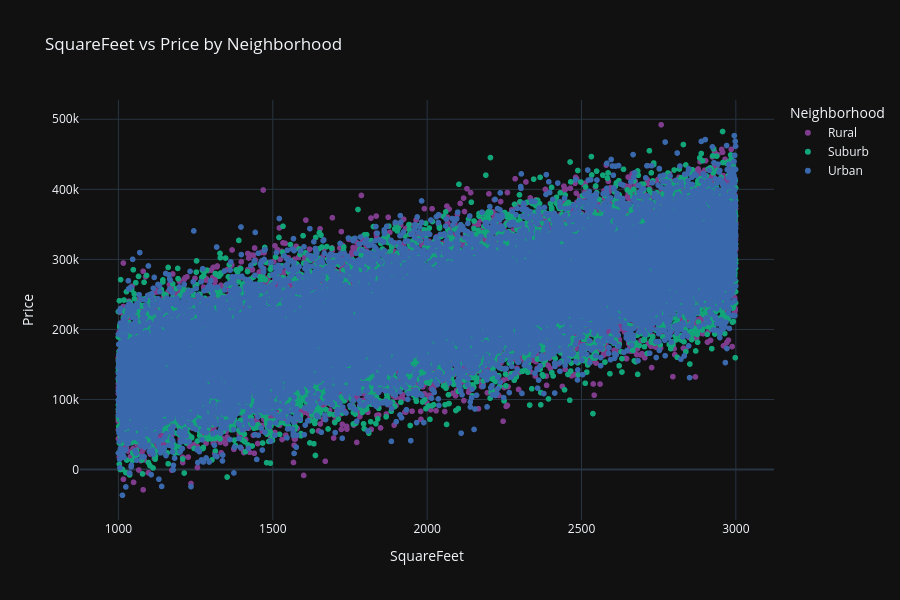

The notebook cell saved with this chart:
### Markdown cell above
### 3.4 Scatter Plots: Features vs Price

### Code cell
# SquareFeet vs Price by Neighborhood
fig = px.scatter(housing_data, x='SquareFeet', y='Price', color='Neighborhood', title='SquareFeet vs Price by Neighborhood',
                 hover_data=['Bedrooms', 'Bathrooms', 'YearBuilt'], color_discrete_sequence=px.colors.qualitative.Bold)
fig.update_layout(height=600)
fig.show()

### Figure 1 — Plotly figure (JSON) as saved in the notebook; plotly's stock layout.template omitted (floating-point values rounded to 4 significant figures; data arrays with more than 128 entries replaced by an {"elided": "..."} marker saying what was removed)
{"data": [{"customdata": {"elided": "16676x3 int values"}, "hovertemplate": "Neighborhood=Rural<br>SquareFeet=%{x}<br>Price=%{y}<br>Bedrooms=%{customdata[0]}<br>Bathrooms=%{customdata[1]}<br>YearBuilt=%{customdata[2]}<extra></extra>", "legendgroup": "Rural", "marker": {"color": "rgb(127, 60, 141)", "symbol": "circle"}, "mode": "markers", "name": "Rural", "showlegend": true, "type": "scattergl", "x": {"elided": "16676 int values"}, "xaxis": "x", "y": {"elided": "16676 float values"}, "yaxis": "y"}, {"customdata": {"elided": "16721x3 int values"}, "hovertemplate": "Neighborhood=Suburb<br>SquareFeet=%{x}<br>Price=%{y}<br>Bedrooms=%{customdata[0]}<br>Bathrooms=%{customdata[1]}<br>YearBuilt=%{customdata[2]}<extra></extra>", "legendgroup": "Suburb", "marker": {"color": "rgb(17, 165, 121)", "symbol": "circle"}, "mode": "markers", "name": "Suburb", "showlegend": true, "type": "scattergl", "x": {"elided": "16721 int values"}, "xaxis": "x", "y": {"elided": "16721 float values"}, "yaxis": "y"}, {"customdata": {"elided": "16603x3 int values"}, "hovertemplate": "Neighborhood=Urban<br>SquareFeet=%{x}<br>Price=%{y}<br>Bedrooms=%{customdata[0]}<br>Bathrooms=%{customdata[1]}<br>YearBuilt=%{customdata[2]}<extra></extra>", "legendgroup": "Urban", "marker": {"color": "rgb(57, 105, 172)", "symbol": "circle"}, "mode": "markers", "name": "Urban", "showlegend": true, "type": "scattergl", "x": {"elided": "16603 int values"}, "xaxis": "x", "y": {"elided": "16603 float values"}, "yaxis": "y"}], "layout": {"height": 600, "legend": {"title": {"text": "Neighborhood"}, "tracegroupgap": 0}, "title": {"text": "SquareFeet vs Price by Neighborhood"}, "xaxis": {"anchor": "y", "domain": [0, 1], "title": {"text": "SquareFeet"}}, "yaxis": {"anchor": "x", "domain": [0, 1], "title": {"text": "Price"}}}}
